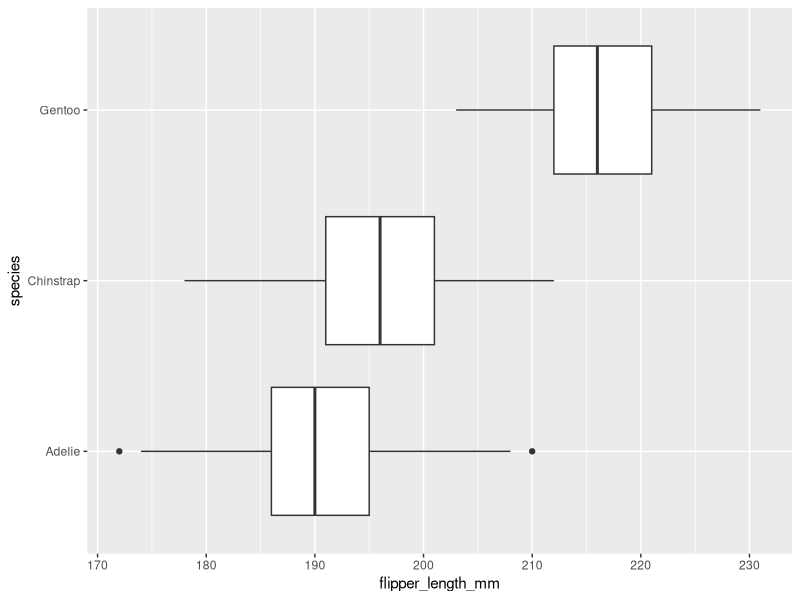
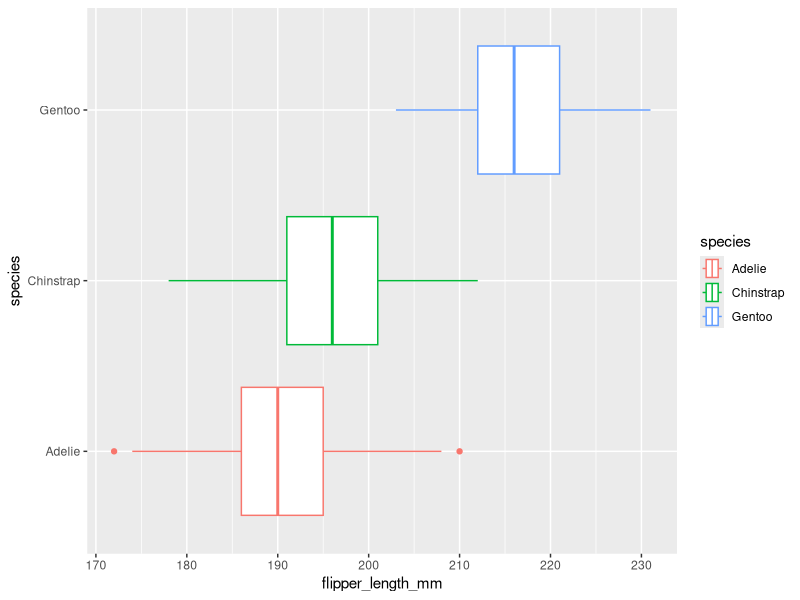
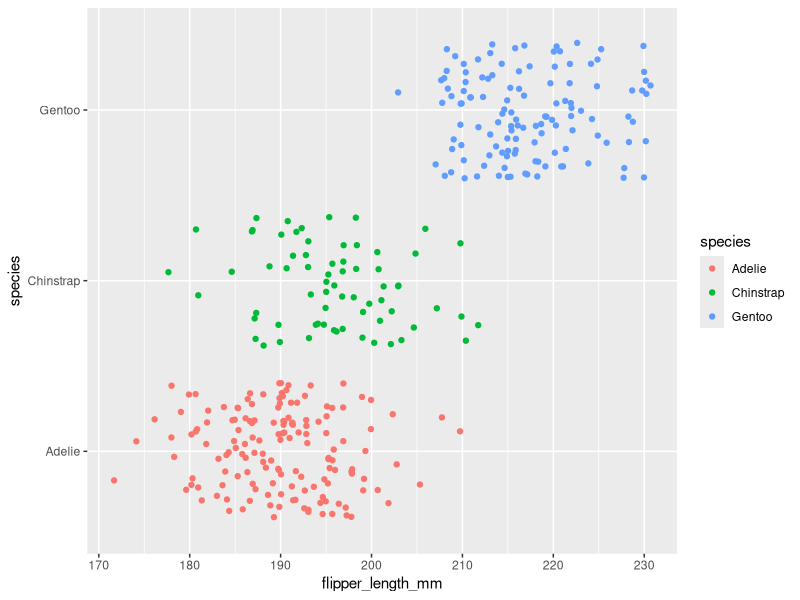

Reproduce these figures in R, in order.
## ---- chunk 1
knitr::opts_chunk$set(error = TRUE)
## ---- chunk 2
library(palmerpenguins)
penguins
## ---- chunk 3
library(ggplot2)
## ---- chunk 4
ggplot(data = penguins, mapping = aes(x = flipper_length_mm, y = species)) +
  geom_boxplot()
## ---- chunk 5
ggplot(data = penguins, mapping = aes(x = flipper_length_mm, y = species, color = species)) +
  geom_boxplot()
## ---- chunk 6
ggplot(data = penguins, mapping = aes(x = flipper_length_mm, y = species, color = species)) +
  geom_jitter()
## ---- chunk 7

## ---- chunk 8

## ---- chunk 9

## ---- chunk 10

## ---- chunk 11

## ---- chunk 12

## ---- chunk 13

## ---- chunk 14

